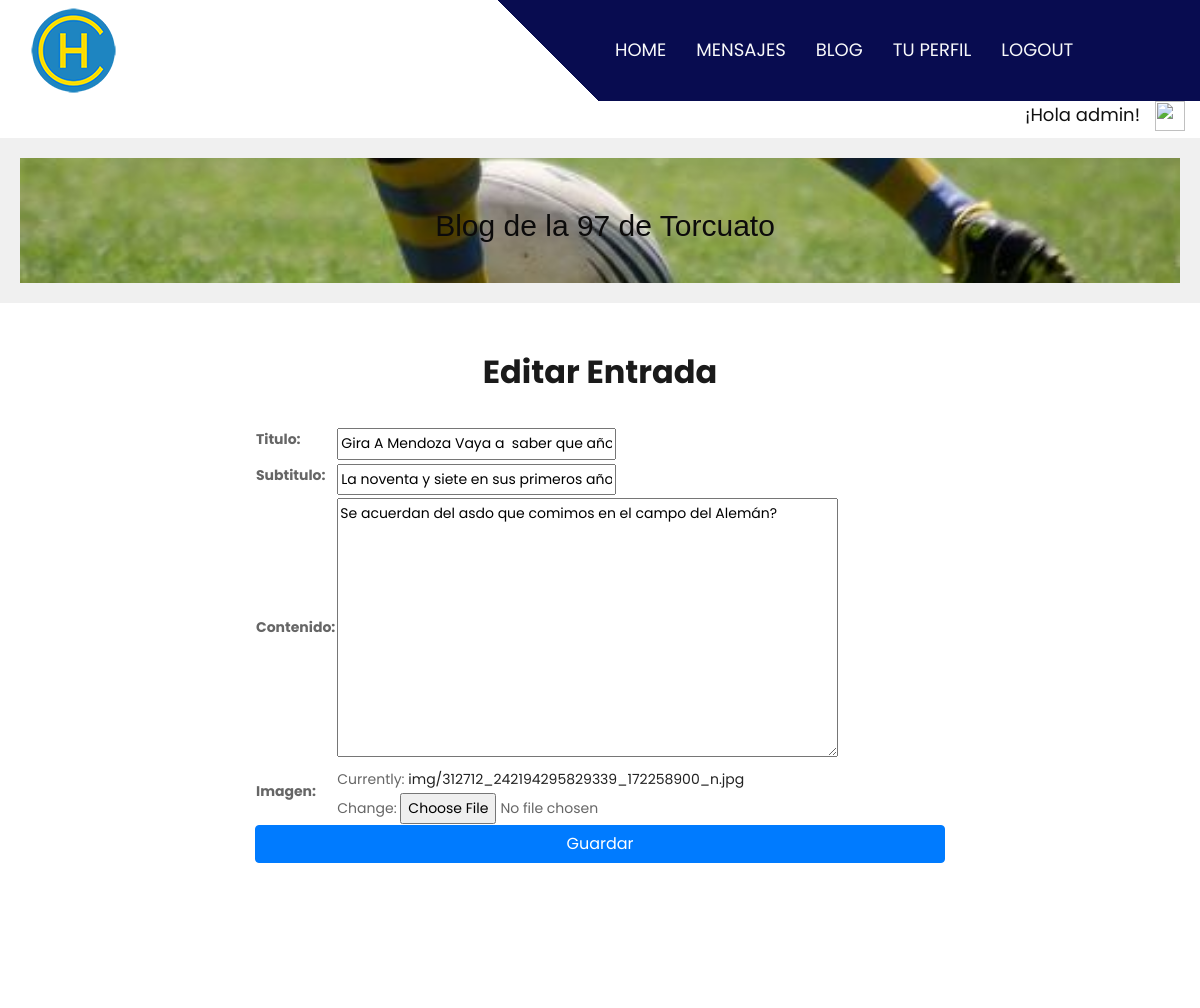
The app's page /Entradas/1/edit/ (signed in, upper part), older data.
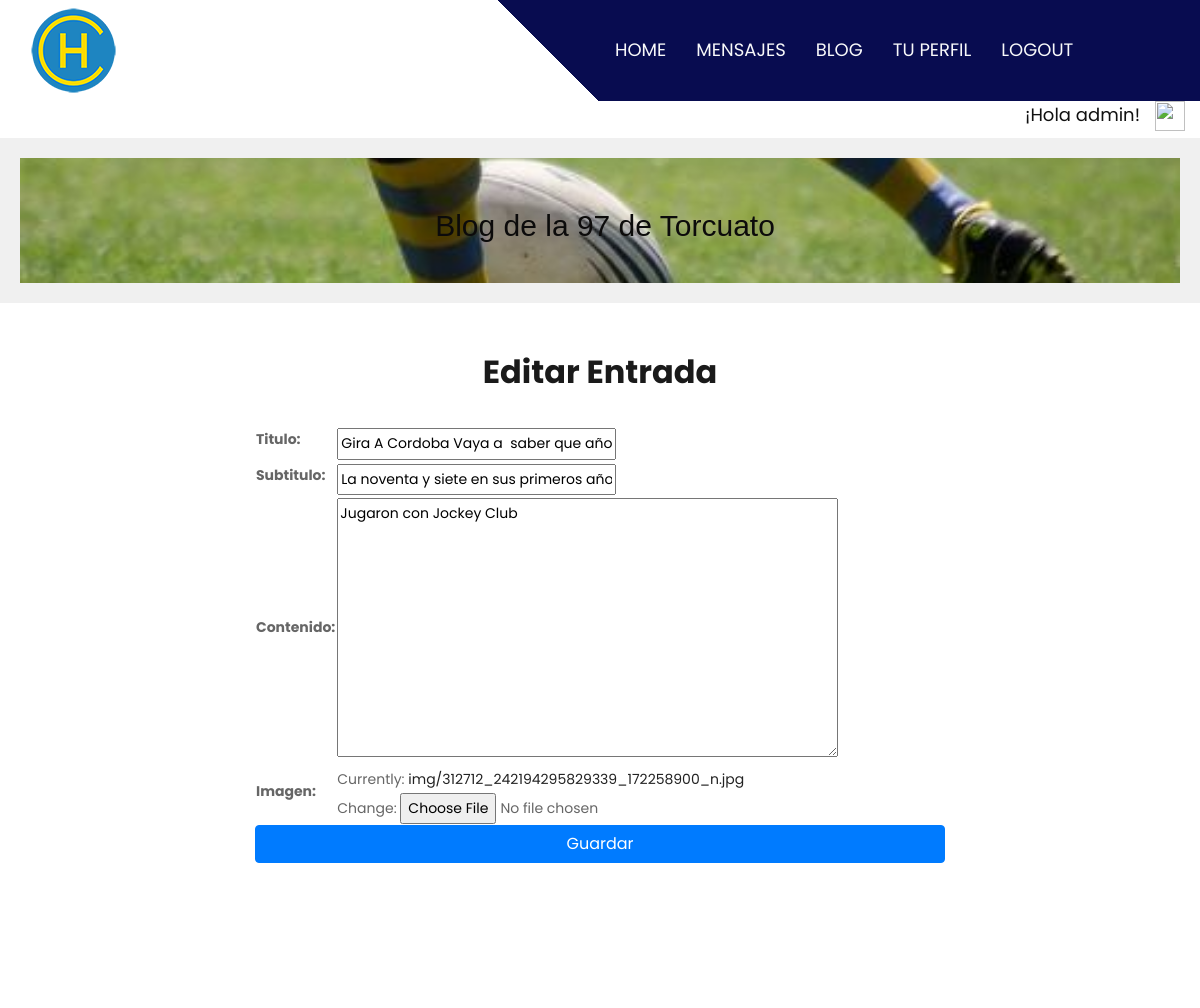
The same page, newer data.
### Entradas/models.py (models this page shows, shortened)
class Entrada(models.Model):
    titulo = models.CharField(max_length=160)
    subtitulo = models.CharField(max_length=150)
    contenido = models.TextField()
    fecha = models.DateTimeField(auto_now_add=True)
    autor = models.ForeignKey(User, on_delete=models.CASCADE)
    imagen = models.ImageField(upload_to='img/')  # Debes configurar la carga de archivos estáticos

### Entradas/views.py (the view)
# urls.py: path('Entradas/<int:pk>/edit/', views.entradaEditar, name='entradaeditar'),
@login_required
def entradaEditar(request, pk):
    entrada = get_object_or_404(Entrada, pk=pk)
    if request.method == 'POST':
        form = EntradaForm(request.POST, request.FILES, instance=entrada)
        if form.is_valid():
            form.save()
            return redirect('Entradas:entradadetalle', pk=entrada.pk)
    else:
        form = EntradaForm(instance=entrada)
    return render(request, 'Entradas/entradaformulario.html', {'form': form})

### Entradas/forms.py
class EntradaForm(forms.ModelForm):
    class Meta:
        model = Entrada
        fields = ['titulo', 'subtitulo', 'contenido', 'imagen']

### templates/Entradas/entradaformulario.html (shortened to what this page needs)
{% extends "padre.html" %}
{% load static %}
<h1>{% block titulo %}
    {% if form.instance.pk %}
         Editar Entrada
    {% else %}
        Crear Entrada Nueva
    {% endif %}
{% endblock %}
    {% block contenido-principal %}
    <div class="container">
        <div class="row justify-content-center align-items-center" style="min-height: 20vh;">
            <div class="col-sm-8">
                <form id="login-form" method="post" enctype="multipart/form-data">
                    <div class="card-body col-sm-12">
                        <table>
                            {{ form.as_table }}
                        </table>
                        <input type="submit" class="btn btn-primary btn-block" value="Guardar"
                        ">
                    </div>
                </form>
            </div>
        </div>
    </div>
{% endblock %}

Row changes from the older to the newer data that the page shows:
changed Entrada "La noventa y siete en sus primeros años": titulo "Gira A Mendoza Vaya a saber que año" → "Gira A Cordoba Vaya a saber que año"; contenido "Se acuerdan del asdo que comimos en el campo del Alemán?" → "Jugaron con Jockey Club"
